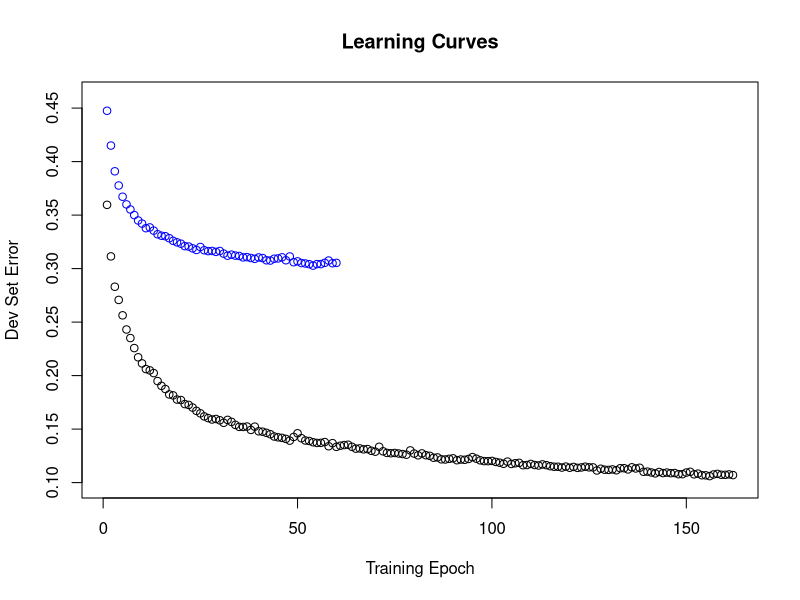

Here is the R script that generated this plot:

d = read.table("learning.txt")
pdf("learningCurve.pdf")
plot(d$V1, xlab="Training Epoch", ylab="Dev Set Error",
  main="Learning Curves", ylim=c(0.1,0.46))
points(d$V2, col="blue")
dev.off()


